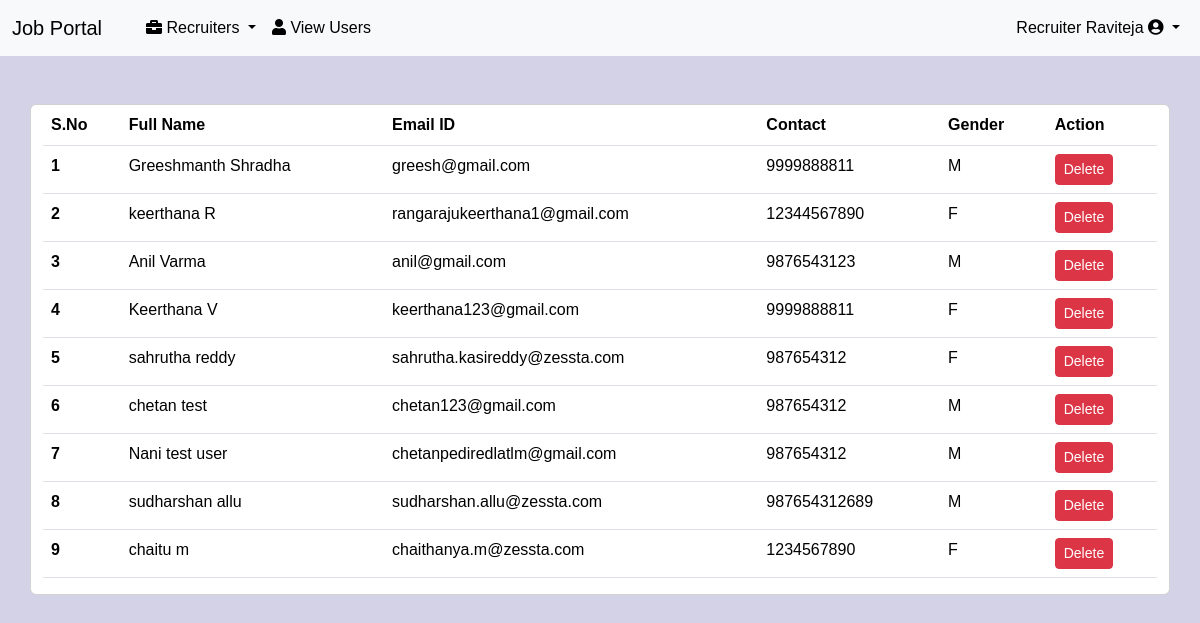
Screenshot of /view_users/ (signed in) with the database file from the repository.
### job/models.py (models this page shows, shortened)
class StudentUser(models.Model):
    user = models.ForeignKey(User, on_delete=models.CASCADE)
    mobile = models.CharField(max_length=15, blank=True, null=True)
    image = models.ImageField( blank=True, null=True)
    gender = models.CharField(max_length=10, choices=GENDER_CHOICES, blank=True, null=True)
    type = models.CharField(max_length=10, blank=True, null=True)
    resume= models.FileField(upload_to='resumes/',blank=True, null=True)
    is_verified = models.BooleanField(default=False)

### job/views.py (the view)
# urls.py: path('view_users/',view_users,name='view_users'),
def view_users(request):
    if not request.user.is_authenticated:
        return redirect('login_view')
    data = StudentUser.objects.all()
    d = {'data':data}
    return render(request,'view_users.html',d)

### job/context_processors.py (called while the page is built)
def common_context(request):
    user_type = None
    latest_jobs = Job.objects.order_by('-start_date')[:9]
    if request.user.is_authenticated:
        if request.user.is_staff:
            user_type = 'admin'
        else:
            try:
                student_user = StudentUser.objects.get(user=request.user)
                user_type = student_user.type
            except StudentUser.DoesNotExist:
                try:
                    recruiter = Recruiter.objects.get(user=request.user)
                    user_type = recruiter.type
                except Recruiter.DoesNotExist:
                    user_type = "None"
    return {
        'user_type': user_type,
        'latest_jobs': latest_jobs
    }

### job/templates/view_users.html (shortened to what this page needs)
{% extends "admin_navigation.html" %}
{% block content %}
<div class="container card my-5">
    <table class="table table-hover container" >
        <thead>
            <tr>
                <th>S.No</th>
                <th>Full Name</th>
                <th>Email ID</th>
                <th>Contact</th>
                <th>Gender</th>
                <th>Action</th>
            </tr>
        </thead>
        <tbody>
            {% for i in data %}
            <tr>
                <th> {{ forloop.counter }} </th>
                <td> {{ i.user.first_name }} {{i.user.last_name}} </td>
                <td> {{i.user.username}} </td>
                <td>{{i.mobile}} </td>
                <td>{{i.gender}} </td>
                <td><a href="{% url "delete_user" i.user.id %}">
                    <button type="button" class="btn btn-sm btn-danger" onclick="return confirm('Are You Sure?')" >Delete</button></a>
                </td>
            </tr>
            {% endfor %}
        </tbody>
    </table>
</div>
{% endblock  %}

### job/templates/admin_navigation.html (shortened to what this page needs)
<!DOCTYPE html>
<html lang="en">
<head>
    {% load static %}
    <link rel="stylesheet" href="https://cdnjs.cloudflare.com/ajax/libs/font-awesome/5.15.4/css/all.min.css">
    <link href="https://cdn.jsdelivr.net/npm/bootstrap@5.3.3/dist/css/bootstrap.min.css" rel="stylesheet">
</head>
<body>
    <nav class="navbar navbar-expand-lg bg-body-tertiary" data-bs-theme="light">
            <div class="container-fluid">
                <a class="navbar-brand" href="{% url "index" %}">Job Portal</a>
                <div class="collapse navbar-collapse" id="navbarScroll">
                    <ul class="navbar-nav me-auto my-2 my-lg-0 navbar-nav-scroll" style="--bs-scroll-height: 100px;">
                        <li class="nav-item dropdown">
                            <a class="nav-link active dropdown-toggle" href="#" role="button" data-bs-toggle="dropdown" aria-expanded="false">
                                <i class="fas fa-briefcase"></i> Recruiters
                            </a>
                          </li>
                        <li class="nav-item">
                            <a class="nav-link active" href="{% url "view_users" %}">
                                <i class="fas fa-user"></i> View Users
                            </a>
                        </li>
                    </ul>
                    <ul class="navbar-nav ml-auto">
                        <li class="nav-item active dropdown">
                            <a class="nav-link active dropdown-toggle" href="#" id="navbarDropdown" role="button" data-bs-toggle="dropdown" aria-expanded="false">
                                {{request.user.first_name.title}} {{request.user.last_name.title}} <i class="fas fa-user-circle"> </i>
                            </a>
                        </li>
                    </ul>
                </div>
            </div>
        </nav>
      {% block content %}
      {% endblock  %}
<link rel="stylesheet" type="text/css" href="https://cdn.datatables.net/2.0.5/css/dataTables.dataTables.css">
<link rel="stylesheet" type="text/css" href="https://cdn.datatables.net/buttons/3.0.2/css/buttons.dataTables.css">
</body>
</html>

### job/templates/admin_navigation.html (style rules this page uses)
body { font-family: Arial, sans-serif; background-color:#d3d2e7; }

### rows the page displays
StudentUser: user.first_name "Greeshmanth", user.last_name "Shradha", user.username "greesh@gmail.com", mobile "9999888811", gender "M"
StudentUser: user.first_name "keerthana", user.last_name "R", user.username "rangarajukeerthana1@gmail.com", mobile "12344567890", gender "F"
StudentUser: user.first_name "Anil", user.last_name "Varma", user.username "anil@gmail.com", mobile "9876543123", gender "M"
StudentUser: user.first_name "Keerthana", user.last_name "V", user.username "keerthana123@gmail.com", mobile "9999888811", gender "F"
StudentUser: user.first_name "sahrutha", user.last_name "reddy", user.username "sahrutha.kasireddy@zessta.com", mobile "987654312", gender "F"
StudentUser: user.first_name "chetan", user.last_name "test", user.username "chetan123@gmail.com", mobile "987654312", gender "M"
StudentUser: user.first_name "Nani", user.last_name "test user", user.username "chetanpediredlatlm@gmail.com", mobile "987654312", gender "M"
StudentUser: user.first_name "sudharshan", user.last_name "allu", user.username "sudharshan.allu@zessta.com", mobile "987654312689", gender "M"
StudentUser: user.first_name "chaitu", user.last_name "m", user.username "chaithanya.m@zessta.com", mobile "1234567890", gender "F"

### other values shown
{{ request.user.first_name.title }} "Recruiter"
{{ request.user.last_name.title }} "Raviteja"
